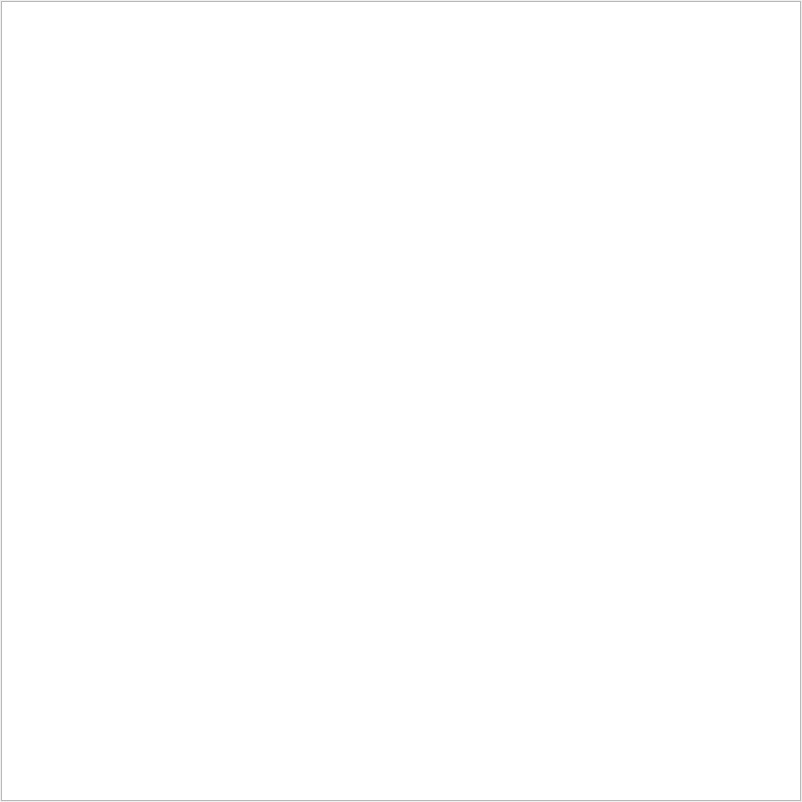
<?xml version="1.0" encoding="UTF-8"?>
<ui version="4.0">
 <class>Checkers</class>
 <widget class="QMainWindow" name="Checkers">
  <property name="geometry">
   <rect>
    <x>0</x>
    <y>0</y>
    <width>802</width>
    <height>802</height>
   </rect>
  </property>
  <property name="windowTitle">
   <string>Checkers</string>
  </property>
  <widget class="QWidget" name="centralWidget">
   <widget class="QGraphicsView" name="game_board">
    <property name="geometry">
     <rect>
      <x>1</x>
      <y>1</y>
      <width>800</width>
      <height>800</height>
     </rect>
    </property>
   </widget>
  </widget>
  <widget class="QMenuBar" name="menuBar">
   <property name="geometry">
    <rect>
     <x>0</x>
     <y>0</y>
     <width>802</width>
     <height>22</height>
    </rect>
   </property>
  </widget>
 </widget>
 <layoutdefault spacing="6" margin="11"/>
 <resources/>
 <connections/>
</ui>
